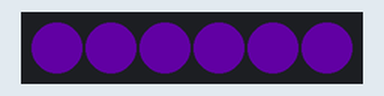
Recording of a sketch running on a simulated ESP32. On the bench: 6 RGB LEDs in strip order, left to right. Dim RGB values are drawn brighter than linear; nothing arrives over Bluetooth unless stated.

Above: at 0.45 s.
At 37.78 s:
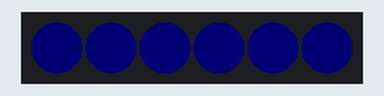
Timing chart, 0 to 40.0 s (numbered marks = the images above):
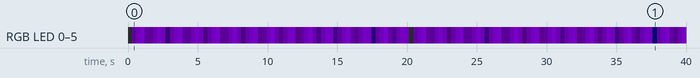

The sketch:

ESP32.ino
```cpp
#include <Adafruit_NeoPixel.h>
#include <ArduinoBLE.h>

#define LEDPIN 32
#define NUM_LEDS 6

Adafruit_NeoPixel LEDStrip = Adafruit_NeoPixel(NUM_LEDS, LEDPIN, NEO_GRB + NEO_KHZ800);

#if !defined(CONFIG_BT_ENABLED)|| !defined(CONFIG_BLUEDROID_ENABLED)
#error Bluetooth is not enabled!
#endif

int speed = 1000;
byte currentRed = 0x43;
byte currentGreen = 0x00;
byte currentBlue = 0x6f;

unsigned long previousMillis = 0;
const long interval = 100;

String currentMode = "fade";

//SETUP
void setup(){
  Serial.begin(115200);
  BLE.begin();
  BLE.setDeviceName("Stardust");
  LEDStrip.begin();
  LEDStrip.show();
}


//MAIN LOOP
void loop(){
  unsigned long currentMillis = millis();
  if(currentMillis - previousMillis >= interval){
    previousMillis = currentMillis;
    if(BLE.available()){
      readCommand(BLE.readString());
    }
  }
  setCurrentMode(currentMode);
}


//Process message sent to ESP32
void readCommand(String message){
  if(message == "rainbow") setCurrentMode("rainbow");
}


void setCurrentMode(String newMode){
  if(newMode != currentMode){
    currentMode = newMode;
  }
  if(currentMode == "rainbow"){
    rainbowCycle();
  }else if(currentMode == "fade"){
    FadeInOut();
  }
}

void FadeInOut(){
  float r, g, b;

  for(int k = 0; k < 256; k=k+1) {
    r = (k/256.0)*currentRed;
    g = (k/256.0)*currentGreen;
    b = (k/256.0)*currentBlue;
    setAll(r,g,b);
    LEDStrip.show();
    delay(speed/256);
  }

  for(int k = 255; k >= 0; k=k-2) {
    r = (k/256.0)*currentRed;
    g = (k/256.0)*currentGreen;
    b = (k/256.0)*currentBlue;
    setAll(r,g,b);
    LEDStrip.show();
    delay(speed/256);
  }
}

void rainbowCycle() {
  byte *c;
  uint16_t i, j;

  for(j=0; j<256*5; j++) { // 5 cycles of all colors on wheel
    for(i=0; i< NUM_LEDS; i++) {
      c=Wheel(((i * 256 / NUM_LEDS) + j) & 255);
      setPixel(i, *c, *(c+1), *(c+2));
    }
    LEDStrip.show();
    delay(speed/100);
  }
}


//LED Strip and color management functions
byte * Wheel(byte WheelPos) {
  static byte c[3];

  if(WheelPos < 85) {
    c[0]=WheelPos * 3;
    c[1]=255 - WheelPos * 3;
    c[2]=0;
  } else if(WheelPos < 170) {
    WheelPos -= 85;
    c[0]=255 - WheelPos * 3;
    c[1]=0;
    c[2]=WheelPos * 3;
  } else {
    WheelPos -= 170;
    c[0]=0;
    c[1]=WheelPos * 3;
    c[2]=255 - WheelPos * 3;
  }
  return c;
}

void setPixel(int Pixel, byte red, byte green, byte blue) {
  LEDStrip.setPixelColor(Pixel, LEDStrip.Color(red, green, blue));
}

void setAll(byte red, byte green, byte blue) {
  for(int i = 0; i < NUM_LEDS; i++ ) {
    setPixel(i, red, green, blue);
  }
  LEDStrip.show();
}
```

Measured:
- by itself, RGB LED 0–5: off → RGB(22, 0, 37) at 0.30 s, → RGB(45, 0, 74) 0.30 s later, → RGB(65, 0, 108) 0.30 s later, → RGB(20, 0, 34) 0.30 s later, … (132 changes in this stretch)
